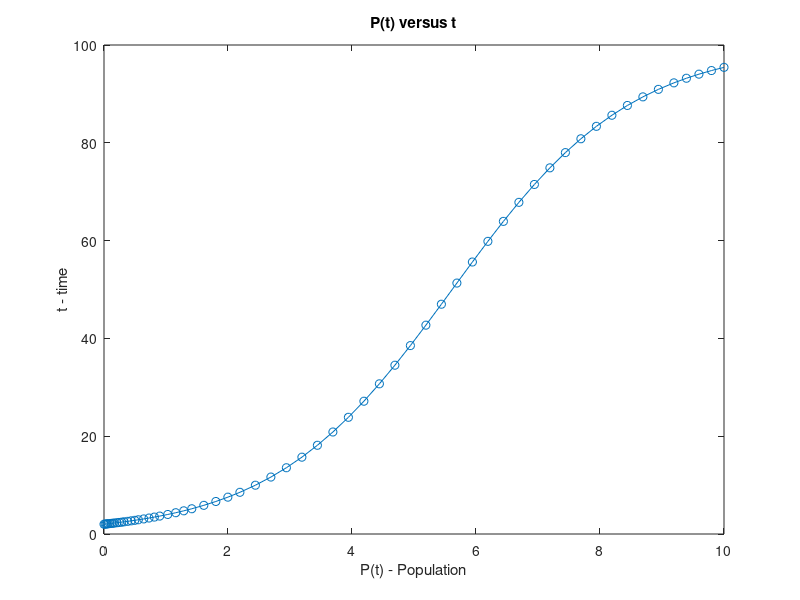
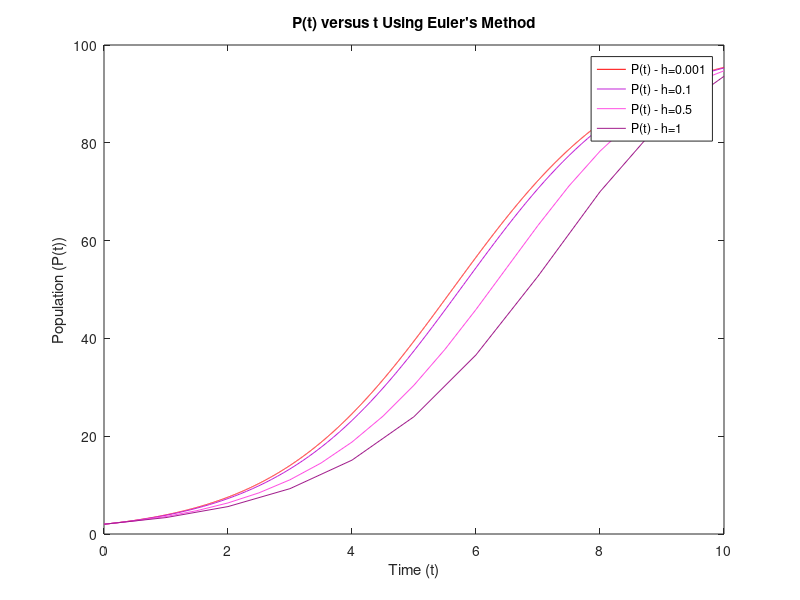

Write MATLAB code to recreate these figures, in order.
%{
MATH 245 MATLAB 2 PART 2
_____________________
Jerom Jothiprakasam
jothipra@usc.edu

Natalia Hopper
nhopper@usc.edu
_______________________________________
Revision History
Date            Changes             Programmer
---------------------------------------------------------
1/30/2025      Original         Jerom Jothiprakasam
2/1/2025       part (B)         Natalia Hopper
2/1/2025       part (C)         Natalia Hopper
2/1/2025       part (D)         Natalia Hopper
2/1/2025       part (E)         Natalia Hopper
2/9/2025       part (A)         Jerom Jothiprakasam
%}

clc;
clear;

%% part (a)
%{

P'(t) = 0 when P = 0, 100
P = 0 is unstable because the derivative at the point is positive.
p = 100 is stable because the derivative at the point is negative.

A physical representation of this is if the population goes to 0
it dies permanently, but if the population goes above the carrying
capacity it will restabalize to the carrying capacity.

%}

%% part (b)

tSpan = [0 10];            % Time interval [0, 10]
y0 = 2;                    % Initial Population
r =  0.693;                % Reproductive Rate
K = 100;                   % carrying capacity
[t,y] = ode45(@(t,y) r*y*(1-y/K), tSpan, y0); % Solves the ODE as t v. y

figure;
plot(t,y,'-o'); % Plots the ODE solution, adds circles at points on graph

% Add graph axis labels
xlabel('P(t) - Population');
ylabel('t - time');
title('P(t) versus t');

%% part (c)

h = 0.001;               % Time Step
tFinal = 10;             % Final Time
timeVector = 0:h:tFinal; % Time Inputs
N = length(timeVector);  % Number of Time Steps

P = zeros(1, N);
P(1) = y0;               % Initial condition

for i = 1:N-1            
    P(i+1) = P(i) + h * r * P(i)*(1-P(i)/K);
end

figure;
plot(timeVector, P, 'r');
xlabel('Time (t)');
ylabel('Population (P(t))');
title('P(t) versus t Using Euler''s Method');

%% part (d)
hold on;

% Changing to h = 0.1
h2 = 0.1;                  % Time Step
timeVector2 = 0:h2:tFinal; % Time Inputs
N2 = length(timeVector2);  % Number of Time Steps

P2 = zeros(1, N2);
P2(1) = y0;                % Initial condition

for i = 1:N2-1            
    P2(i+1) = P2(i) + h2 * r * P2(i)*(1-P2(i)/K);
end

plot(timeVector2, P2, 'color','#c223d8');


% Changing to h = 0.5
h3 = 0.5;                  % Time Step
timeVector3 = 0:h3:tFinal; % Time Inputs
N3 = length(timeVector3);  % Number of Time Steps

P3 = zeros(1, N3);
P3(1) = y0;                % Initial condition

for i = 1:N3-1            
    P3(i+1) = P3(i) + h3 * r * P3(i)*(1-P3(i)/K);
end

plot(timeVector3, P3,'color', '#ff4fe3');


% Changing to h = 1
h4 = 1.0;                  % Time Step
timeVector4 = 0:h4:tFinal; % Time Inputs
N4 = length(timeVector4);  % Number of Time Steps

P4 = zeros(1, N4);
P4(1) = y0;                % Initial condition

for i = 1:N4-1            
    P4(i+1) = P4(i) + h4 * r * P4(i)*(1-P4(i)/K);
end

plot(timeVector4, P4, 'Color','#a01b8b');

hold off;

legend('P(t) - h=0.001','P(t) - h=0.1','P(t) - h=0.5','P(t) - h=1','Position',[0.2 0.6 0.1 0.2]);

%% part (e) -- Compare the graphs
%{
The "exact" curve is considered to be the graph from part (b) where
MATLAB solves the ODE function. All the other graphs are approximations
using Euler's Method. 
%}
%{
As 'h' decreases in value, and the time-steps become closer together, the
accuracy of the graph increases. As such, the graphs become closer and
closer to that of the "exact" curve. In this case, as 'h' becomes smaller,
the graphs begin to look more like the graph from part (b).
%}
